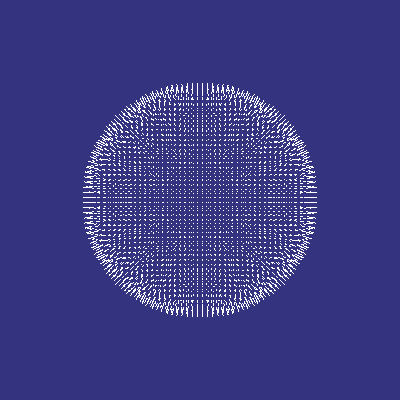

The script that drew this image:
#!/usr/bin/env python

# Demonstrate vtkOctreeImageToPointSetFilter converting an octree
# image (generated from a sphere point set) back to a point set,
# colored by the max of sin(x).

# Factory overrides
import vtkmodules.vtkInteractionStyle  # noqa: F401
import vtkmodules.vtkRenderingFreeType  # noqa: F401
import vtkmodules.vtkRenderingOpenGL2  # noqa: F401

from vtkmodules.vtkCommonDataModel import vtkDataObject
from vtkmodules.vtkFiltersCore import vtkArrayCalculator
from vtkmodules.vtkFiltersGeometryPreview import (
    vtkOctreeImageToPointSetFilter,
    vtkPointSetToOctreeImageFilter,
)
from vtkmodules.vtkFiltersSources import vtkSphereSource
from vtkmodules.vtkRenderingCore import (
    vtkActor,
    vtkCompositePolyDataMapper,
    vtkRenderWindow,
    vtkRenderWindowInteractor,
    vtkRenderer,
)

# High-resolution sphere
sphere = vtkSphereSource()
sphere.SetCenter(0, 0, 0)
sphere.SetRadius(0.5)
sphere.SetPhiResolution(2000)
sphere.SetThetaResolution(2000)

# Compute sin(x) as a point data array
calc = vtkArrayCalculator()
calc.SetInputConnection(sphere.GetOutputPort())
calc.SetAttributeTypeToPointData()
calc.AddCoordinateScalarVariable("coordsX", 0)
calc.SetFunction("sin(coordsX)")
calc.SetResultArrayName("sin_x")

# Generate octree image from the point set
point_set_to_image = vtkPointSetToOctreeImageFilter()
point_set_to_image.SetInputConnection(calc.GetOutputPort())
point_set_to_image.SetNumberOfPointsPerCell(300)
point_set_to_image.ProcessInputPointArrayOn()
point_set_to_image.SetInputArrayToProcess(
    0, 0, 0, vtkDataObject.FIELD_ASSOCIATION_POINTS, "sin_x")
point_set_to_image.ComputeMaxOn()
point_set_to_image.ComputeCountOn()

# Convert octree image back to point set
image_to_point_set = vtkOctreeImageToPointSetFilter()
image_to_point_set.SetInputConnection(point_set_to_image.GetOutputPort())
image_to_point_set.ProcessInputCellArrayOn()
image_to_point_set.SetInputArrayToProcess(
    0, 0, 0, vtkDataObject.FIELD_ASSOCIATION_CELLS, "sin_x")
image_to_point_set.SetCellArrayComponent(1)

# Composite mapper
mapper = vtkCompositePolyDataMapper()
mapper.SetInputConnection(image_to_point_set.GetOutputPort())

actor = vtkActor()
actor.SetMapper(mapper)

# Renderer
renderer = vtkRenderer()
renderer.SetBackground(0.2, 0.2, 0.5)
renderer.AddActor(actor)

# Window
render_window = vtkRenderWindow()
render_window.AddRenderer(renderer)
render_window.SetSize(400, 400)
render_window.SetWindowName("octree image to pointset filter")

# Interactor
interactor = vtkRenderWindowInteractor()
interactor.SetRenderWindow(render_window)

# Scene
renderer.ResetCamera()

interactor.Initialize()
interactor.Start()
